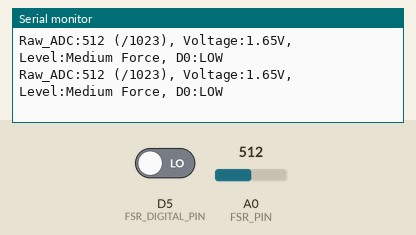
Simulated run of this sketch. Board: ESP8266 (NodeMCU). Shown: the last lines printed to the serial monitor. Inputs (shaded band) come from the test bench; at power-on: A0 (FSR_PIN) = 512, D5 (FSR_DIGITAL_PIN) LOW.

Above: at 1.2 s.
1.3 s: A0 (FSR_PIN) set to 371
At 1.45 s:
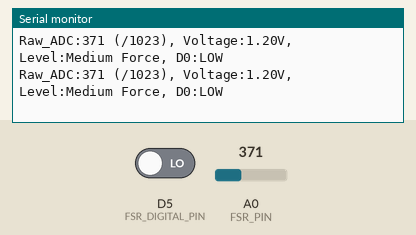
2.8 s: A0 (FSR_PIN) set to 348
At 2.85 s:
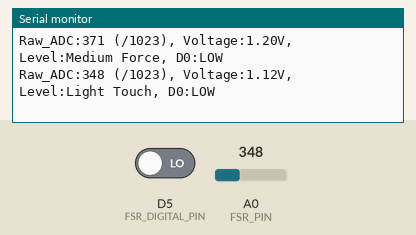
8.5 s: A0 (FSR_PIN) set to 754
At 8.58 s:
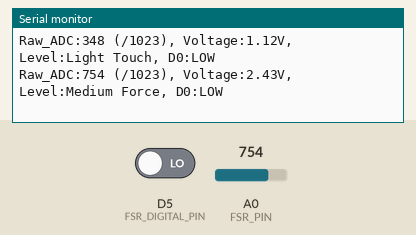
10.0 s: A0 (FSR_PIN) set to 777
At 10.09 s:
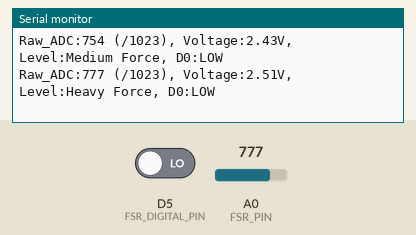
Timing chart, 0 to 12.9 s (numbered marks = the images above; inputs shaded):
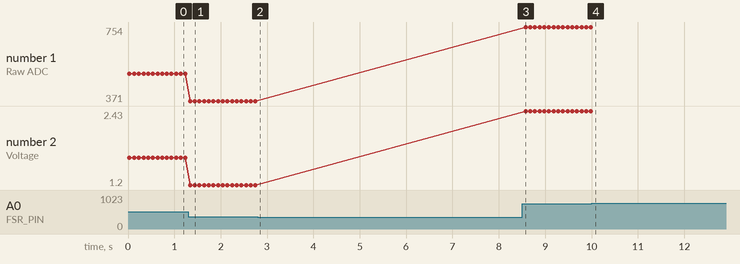

The sketch:

03_fsr_test.ino
```cpp
#include <Arduino.h>
#include "board_config.h"

void setup() {
  Serial.begin(115200);
  while (!Serial) delay(10);

  Serial.println("\n==========================================");
  B_PRINTF("  FSR (Force Sensitive Resistor) Test\n");
  B_PRINTF("  Board: %s\n", BOARD_TYPE_NAME);
  B_PRINTF("  A0 (Analog) Pin: %d | Max ADC: %d (%.1fV)\n", FSR_PIN, ADC_MAX_VAL, SYSTEM_VCC);
  B_PRINTF("  D0 (Digital)  Pin: %d\n", FSR_DIGITAL_PIN);
  Serial.println("==========================================");
  Serial.println("Press the FSR sensor to see ADC value, estimated force, and digital state.");
  Serial.println("Tip: adjust the onboard potentiometer to set the D0 trigger threshold.\n");

  setupBoardAdc();
  pinMode(FSR_DIGITAL_PIN, INPUT);
}

void loop() {
  int raw_adc = analogRead(FSR_PIN);
  float voltage = ((float)raw_adc / ADC_MAX_VAL) * SYSTEM_VCC;
  int digital_state = digitalRead(FSR_DIGITAL_PIN);

  // Normalized threshold based on ADC_MAX_VAL
  float ratio = (float)raw_adc / ADC_MAX_VAL;
  String force_level = "None";
  if (ratio > 0.75f) {
    force_level = "Heavy Force";
  } else if (ratio > 0.35f) {
    force_level = "Medium Force";
  } else if (ratio > 0.08f) {
    force_level = "Light Touch";
  }

  B_PRINTF("Raw_ADC:%d (/%d), Voltage:%.2fV, Level:%s, D0:%s\n",
           raw_adc, ADC_MAX_VAL, voltage, force_level.c_str(),
           digital_state ? "HIGH" : "LOW");

  delay(100);
}
```

board_config.h
```cpp
#ifndef BOARD_CONFIG_H
#define BOARD_CONFIG_H

#include <Arduino.h>

// ==============================================================================
// 1. Automatic Architecture Detection & Pin Mapping
// ==============================================================================

#if defined(ESP32)
  // ---------------- ESP32 Configuration ----------------
  #define BOARD_TYPE_NAME   "ESP32 DevKit (3.3V Logic)"
  #define I2C_SDA_PIN       21
  #define I2C_SCL_PIN       22
  #define EMG_PIN           34    // ADC1 CH6
  #define FSR_PIN           35    // ADC1 CH7
  #define FSR_DIGITAL_PIN   27    // D0 (digital threshold output)
  #define ADC_MAX_VAL       4095  // 12-bit ADC
  #define SYSTEM_VCC        3.3f
  #define HAS_DUAL_ADC      1

  inline void setupBoardAdc() {
    analogReadResolution(12);
    analogSetAttenuation(ADC_11db); // 0 - 3.3V
  }

#elif defined(ESP8266)
  // ---------------- ESP8266 Configuration ----------------
  #define BOARD_TYPE_NAME   "ESP8266 NodeMCU / D1 Mini (3.3V Logic)"
  #define I2C_SDA_PIN       4     // D2
  #define I2C_SCL_PIN       5     // D1
  #define EMG_PIN           A0    // ESP8266 มี ADC Pin เดียว (A0)
  #define FSR_PIN           A0    // สลับเสียบสาย A0 เมื่อต้องการทดสอบ FSR
  #define FSR_DIGITAL_PIN   D5    // D0 (digital threshold output)
  #define ADC_MAX_VAL       1023  // 10-bit ADC
  #define SYSTEM_VCC        3.3f
  #define HAS_DUAL_ADC      0

  inline void setupBoardAdc() {
    // ESP8266 default is 10-bit 0-1.0V (or 0-3.3V on NodeMCU with onboard divider)
  }

#elif defined(ARDUINO_ARCH_AVR)
  // ---------------- Arduino Uno / Nano (ATmega328P) ----------------
  #define BOARD_TYPE_NAME   "Arduino Uno / Nano (5.0V Logic)"
  #define I2C_SDA_PIN       A4    // Fixed Hardware I2C SDA
  #define I2C_SCL_PIN       A5    // Fixed Hardware I2C SCL
  #define EMG_PIN           A0
  #define FSR_PIN           A1
  #define FSR_DIGITAL_PIN   7     // D0 (digital threshold output)
  #define ADC_MAX_VAL       1023  // 10-bit ADC
  #define SYSTEM_VCC        5.0f
  #define HAS_DUAL_ADC      1

  inline void setupBoardAdc() {
    // AVR default is 10-bit with 5V VCC reference
  }

#else
  #error "Unsupported Microcontroller Architecture! Supported: ESP32, ESP8266, Arduino Uno (AVR)"
#endif

// ==============================================================================
// 2. Cross-Platform Printf Helper (Supports AVR Serial without native printf)
// ==============================================================================

#if defined(ARDUINO_ARCH_AVR)
  #include <stdarg.h>
  inline void boardPrintf(const char *fmt, ...) {
    char buf[128];
    va_list args;
    va_start(args, fmt);
    vsnprintf(buf, sizeof(buf), fmt, args);
    va_end(args);
    Serial.print(buf);
  }
  #define B_PRINTF boardPrintf
#else
  #define B_PRINTF Serial.printf
#endif

#endif // BOARD_CONFIG_H
```

Measured:
- the behaviour switches between 359 and 358 on A0 (FSR_PIN) (found by bisection; images 1 and 2)
- the behaviour switches between 767 and 768 on A0 (FSR_PIN) (found by bisection; images 3 and 4)
- after the input at 1.3 s, the serial monitor: prints a new line at once (image 1)
- after the input at 2.8 s, the serial monitor: prints a new line after 0.05 s (image 2)
- after the input at 8.5 s, the serial monitor: prints a new line after 0.08 s (image 3)
- after the input at 10.0 s, the serial monitor: prints a new line after 0.08 s (image 4)
- plotted number 1: 512 → 371 after the input at 1.3 s, 371 → 754 after the input at 8.5 s
- plotted number 2: 1.65 → 1.2 after the input at 1.3 s, 1.2 → 2.43 after the input at 8.5 s
